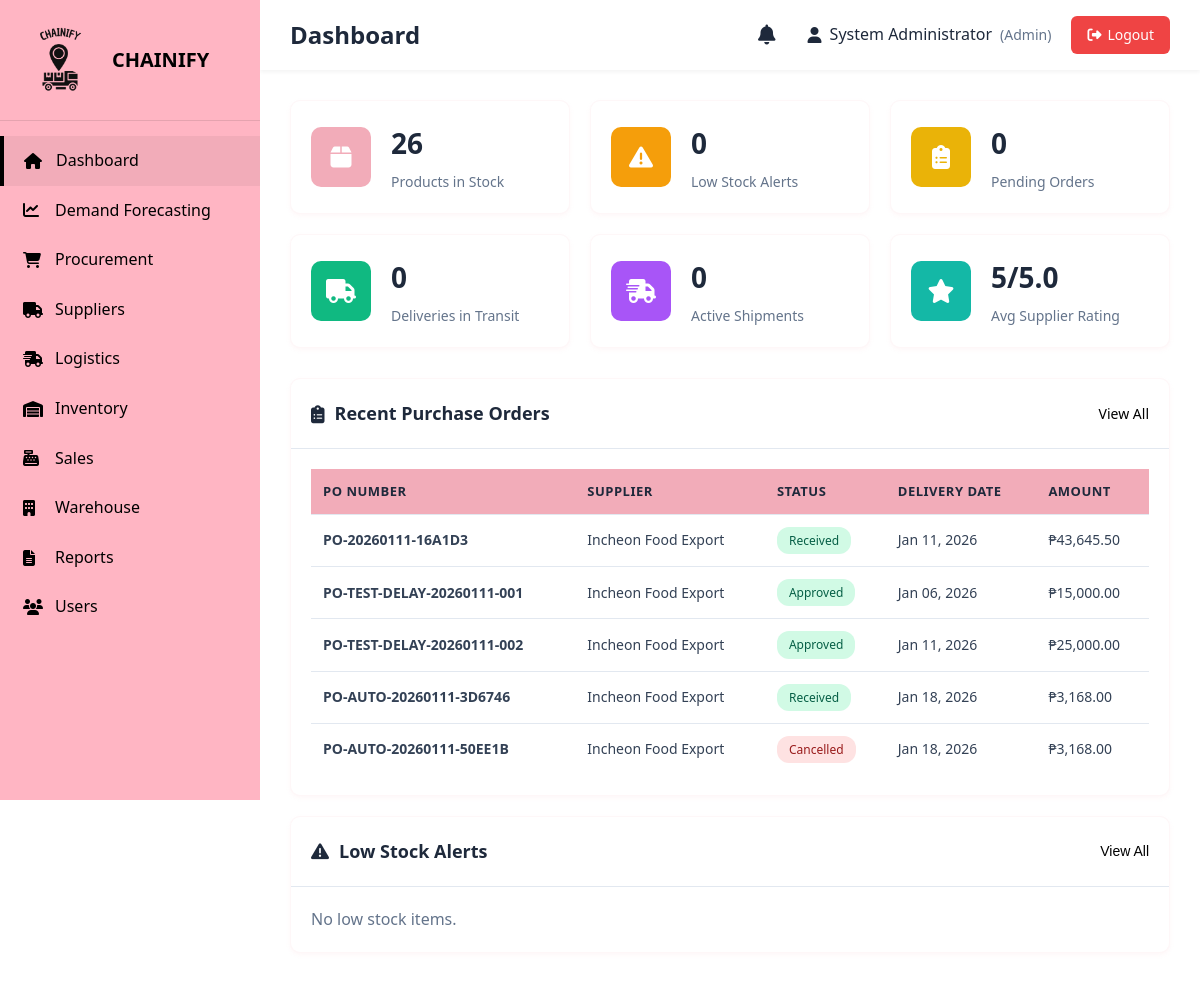
/dashboard.php (signed in), run on the app's committed database.
### tables this page shows
CREATE TABLE `purchase_orders` (
  `id` int(11) NOT NULL,
  `po_number` varchar(50) NOT NULL,
  `supplier_id` int(11) NOT NULL,
  `created_by` int(11) NOT NULL,
  `order_date` date NOT NULL,
  `delivery_date` date DEFAULT NULL,
  `status` enum('pending','approved','scheduled','in_transit','received','cancelled') DEFAULT 'pending',
  `admin_approved` tinyint(1) DEFAULT 0,
  `admin_approved_by` int(11) DEFAULT NULL,
  `admin_approved_at` timestamp NULL DEFAULT NULL,
  `supplier_approved` tinyint(1) DEFAULT 0,
  `supplier_approved_by` int(11) DEFAULT NULL,
  `supplier_approved_at` timestamp NULL DEFAULT NULL,
  `total_amount` decimal(10,2) DEFAULT 0.00,
  `notes` text DEFAULT NULL,
  `created_at` timestamp NOT NULL DEFAULT current_timestamp(),
  `updated_at` timestamp NOT NULL DEFAULT current_timestamp() ON UPDATE current_timestamp(),
  `delay_status` enum('none','requested','approved','rejected') DEFAULT 'none' COMMENT 'Status of delay request: none, requested by supplier, approved, or rejected by procurement',
  `delay_requested_date` date DEFAULT NULL COMMENT 'New delivery date requested by supplier',
  `delay_notes` text DEFAULT NULL COMMENT 'Notes from supplier explaining the delay',
  `delay_response_notes` text DEFAULT NULL COMMENT 'Notes from procurement staff when responding to delay request',
  `delay_requested_at` timestamp NULL DEFAULT NULL COMMENT 'When supplier requested the delay',
  `delay_responded_at` timestamp NULL DEFAULT NULL COMMENT 'When procurement responded to delay request',
  `delay_responded_by` int(11) DEFAULT NULL COMMENT 'User ID of procurement staff who responded'
);

CREATE TABLE `suppliers` (
  `id` int(11) NOT NULL,
  `user_id` int(11) DEFAULT NULL,
  `company_name` varchar(100) NOT NULL,
  `contact_person` varchar(100) DEFAULT NULL,
  `email` varchar(100) DEFAULT NULL,
  `phone` varchar(20) DEFAULT NULL,
  `address` text DEFAULT NULL,
  `products_supplied` text DEFAULT NULL,
  `performance_rating` decimal(3,2) DEFAULT 0.00,
  `status` enum('active','inactive') DEFAULT 'active',
  `created_at` timestamp NOT NULL DEFAULT current_timestamp(),
  `updated_at` timestamp NOT NULL DEFAULT current_timestamp() ON UPDATE current_timestamp()
);

### config/config.php (called while the page is built, shortened)
<?php
function isLoggedIn() {
    return isset($_SESSION['user_id']);
}
function hasRole($role) {
    return isset($_SESSION['role']) && $_SESSION['role'] === $role;
}
function isAdmin() {
    return hasRole('admin');
}
function canAccessModule($module) {
    $role = $_SESSION['role'];
    if ($role === 'admin') return true;
    $moduleAccess = [
        'dashboard' => ['admin', 'procurement_staff', 'warehouse_officer', 'logistics_manager', 'supplier'],
        'demand_forecasting' => ['admin', 'procurement_staff'],
        'procurement' => ['admin', 'procurement_staff', 'warehouse_officer', 'logistics_manager'],
        'suppliers' => ['admin', 'procurement_staff'],
        'supplier_portal' => ['supplier'],
        'logistics' => ['admin', 'warehouse_officer', 'logistics_manager', 'procurement_staff'],
        'inventory' => ['admin', 'procurement_staff', 'warehouse_officer', 'logistics_manager'],
        'sales' => ['admin', 'procurement_staff', 'warehouse_officer', 'logistics_manager'],
        'warehouse' => ['admin', 'warehouse_officer', 'logistics_manager'],
        'reports' => ['admin', 'procurement_staff', 'warehouse_officer', 'logistics_manager'],
        'users' => ['admin']
    ];
    return isset($moduleAccess[$module]) && in_array($role, $moduleAccess[$module]);
}
function canCreate($module) {
    $role = $_SESSION['role'];
    if ($role === 'admin') return true;
    $createPermissions = [
        'procurement' => ['admin', 'procurement_staff'],
        'suppliers' => ['admin', 'procurement_staff'],
        'logistics' => ['admin', 'logistics_manager'],
        'inventory' => ['admin', 'warehouse_officer'],
        'warehouse' => ['admin', 'warehouse_officer'],
        'demand_forecasting' => ['admin']
    ];
    return isset($createPermissions[$module]) && in_array($role, $createPermissions[$module]);
}
function canManageUsers() {
    return isAdmin();
}
function formatCurrency($amount) {
    return '₱' . number_format($amount, 2);
}
function formatDate($date) {
    return date('M d, Y', strtotime($date));
}
?>

### dashboard.php (the view, shortened to what this page needs)
<?php
require_once 'config/config.php';
$conn = getDBConnection();
$stats = [];
$result = $conn->query("SELECT COUNT(DISTINCT product_id) as total FROM inventory WHERE quantity > 0");
$stats['total_products'] = $result->fetch_assoc()['total'];
$result = $conn->query("
    SELECT COUNT(*) as total FROM inventory i
    JOIN products p ON i.product_id = p.id
    WHERE i.quantity <= p.min_stock_level
");
$stats['low_stock'] = $result->fetch_assoc()['total'];
$result = $conn->query("SELECT COUNT(*) as total FROM purchase_orders WHERE status = 'pending'");
$stats['pending_orders'] = $result->fetch_assoc()['total'];
$result = $conn->query("SELECT COUNT(*) as total FROM shipments WHERE status = 'in_transit'");
$stats['in_transit'] = $result->fetch_assoc()['total'];
$result = $conn->query("SELECT COUNT(*) as total FROM shipments WHERE status IN ('scheduled', 'in_transit')");
$stats['active_shipments'] = $result->fetch_assoc()['total'];
$result = $conn->query("SELECT AVG(performance_rating) as avg_rating FROM suppliers WHERE status = 'active'");
$stats['supplier_rating'] = round($result->fetch_assoc()['avg_rating'], 2);
$recent_orders = [];
$result = $conn->query("
    SELECT po.*, s.company_name as supplier_name, u.full_name as created_by_name
    FROM purchase_orders po
    JOIN suppliers s ON po.supplier_id = s.id
    JOIN users u ON po.created_by = u.id
    ORDER BY po.created_at DESC
    LIMIT 5
");
while ($row = $result->fetch_assoc()) {
    $recent_orders[] = $row;
}
$low_stock_items = [];
$pageTitle = 'Dashboard';
include 'includes/header.php';
?>
<div class="dashboard">
    <div class="stats-grid">
        <div class="stat-card">
            <div class="stat-icon blue">
                <i class="fas fa-box"></i>
            </div>
            <div class="stat-info">
                <h3><?php echo $stats['total_products']; ?></h3>
                <p>Products in Stock</p>
            </div>
        </div>
        <div class="stat-card">
            <div class="stat-icon orange">
                <i class="fas fa-exclamation-triangle"></i>
            </div>
            <div class="stat-info">
                <h3><?php echo $stats['low_stock']; ?></h3>
                <p>Low Stock Alerts</p>
            </div>
        </div>
        <div class="stat-card">
            <div class="stat-icon yellow">
                <i class="fas fa-clipboard-list"></i>
            </div>
            <div class="stat-info">
                <h3><?php echo $stats['pending_orders']; ?></h3>
                <p>Pending Orders</p>
            </div>
        </div>
        <div class="stat-card">
            <div class="stat-icon green">
                <i class="fas fa-truck"></i>
            </div>
            <div class="stat-info">
                <h3><?php echo $stats['in_transit']; ?></h3>
                <p>Deliveries in Transit</p>
            </div>
        </div>
        <div class="stat-card">
            <div class="stat-icon purple">
                <i class="fas fa-shipping-fast"></i>
            </div>
            <div class="stat-info">
                <h3><?php echo $stats['active_shipments']; ?></h3>
                <p>Active Shipments</p>
            </div>
        </div>
        <div class="stat-card">
            <div class="stat-icon teal">
                <i class="fas fa-star"></i>
            </div>
            <div class="stat-info">
                <h3><?php echo $stats['supplier_rating']; ?>/5.0</h3>
                <p>Avg Supplier Rating</p>
            </div>
        </div>
    </div>
    <div class="dashboard-grid">
        <div class="dashboard-card">
            <div class="card-header">
                <h3><i class="fas fa-clipboard-list"></i> Recent Purchase Orders</h3>
                <a href="<?php echo BASE_URL; ?>modules/procurement.php" class="btn-link">View All</a>
            </div>
            <div class="card-body">
                <?php if (empty($recent_orders)): ?>
                    <p class="text-muted">No purchase orders found.</p>
                <?php else: ?>
                    <table class="data-table">
                        <thead>
                            <tr>
                                <th>PO Number</th>
                                <th>Supplier</th>
                                <th>Status</th>
                                <th>Delivery Date</th>
                                <th>Amount</th>
                            </tr>
                        </thead>
                        <tbody>
                            <?php foreach ($recent_orders as $order): ?>
                                <tr>
                                    <td><strong><?php echo htmlspecialchars($order['po_number']); ?></strong></td>
                                    <td><?php echo htmlspecialchars($order['supplier_name']); ?></td>
                                    <td><span class="badge badge-<?php echo $order['status']; ?>"><?php echo ucfirst(str_replace('_', ' ', $order['status'])); ?></span></td>
                                    <td><?php echo $order['delivery_date'] ? formatDate($order['delivery_date']) : 'N/A'; ?></td>
                                    <td><?php echo formatCurrency($order['total_amount']); ?></td>
                                </tr>
                            <?php endforeach; ?>
                        </tbody>
                    </table>
                <?php endif; ?>
            </div>
        </div>
        <div class="dashboard-card">
            <div class="card-header">
                <h3><i class="fas fa-exclamation-triangle"></i> Low Stock Alerts</h3>
                <?php if (canCreate('procurement')): ?>
                <button class="btn-link" onclick="viewLowStockItems()" style="background: none; border: none; cursor: pointer; padding: 0;">
                    View All
                </button>
                <?php else: ?>
                <a href="<?php echo BASE_URL; ?>modules/inventory.php" class="btn-link">View All</a>
                <?php endif; ?>
            </div>
            <div class="card-body">
                <?php if (empty($low_stock_items)): ?>
                    <p class="text-muted">No low stock items.</p>
                <?php endif; ?>
            </div>
        </div>
    </div>
</div>
<?php include 'includes/footer.php'; ?>

### includes/header.php (shortened to what this page needs)
<!DOCTYPE html>
<html lang="en">
<head>
    <link rel="stylesheet" href="<?php echo BASE_URL; ?>assets/css/style.css">
    <link rel="stylesheet" href="https://cdnjs.cloudflare.com/ajax/libs/font-awesome/6.4.0/css/all.min.css">
    <link rel="stylesheet" href="https://unpkg.com/leaflet@1.9.4/dist/leaflet.css" />
</head>
<body>
    <?php if (isLoggedIn()): ?>
    <div class="sidebar">
        <div class="sidebar-header">
            <img class="login-card__logo" src="<?php echo BASE_URL; ?>assets/img/logo5.png" alt="Supply Chain Management Logo">
            <h2>CHAINIFY</h2>
        </div>
        <nav class="sidebar-nav">
            <?php if (canAccessModule('dashboard')): ?>
            <a href="<?php echo BASE_URL; ?>dashboard.php" class="nav-item <?php echo basename($_SERVER['PHP_SELF']) == 'dashboard.php' ? 'active' : ''; ?>">
                <i class="fas fa-home"></i> Dashboard
            </a>
            <?php endif; ?>
            <?php if (canAccessModule('demand_forecasting')): ?>
            <a href="<?php echo BASE_URL; ?>modules/demand_forecasting.php" class="nav-item <?php echo strpos($_SERVER['PHP_SELF'], 'demand_forecasting') !== false ? 'active' : ''; ?>">
                <i class="fas fa-chart-line"></i> Demand Forecasting
            </a>
            <?php endif; ?>
            <?php if (canAccessModule('procurement')): ?>
            <a href="<?php echo BASE_URL; ?>modules/procurement.php" class="nav-item <?php echo strpos($_SERVER['PHP_SELF'], 'procurement') !== false ? 'active' : ''; ?>">
                <i class="fas fa-shopping-cart"></i> Procurement
            </a>
            <?php endif; ?>
            <?php if (canAccessModule('suppliers')): ?>
            <a href="<?php echo BASE_URL; ?>modules/suppliers.php" class="nav-item <?php echo strpos($_SERVER['PHP_SELF'], 'suppliers') !== false ? 'active' : ''; ?>">
                <i class="fas fa-truck"></i> Suppliers
            </a>
            <?php endif; ?>
            <?php if (canAccessModule('logistics')): ?>
            <a href="<?php echo BASE_URL; ?>modules/logistics.php" class="nav-item <?php echo strpos($_SERVER['PHP_SELF'], 'logistics') !== false ? 'active' : ''; ?>">
                <i class="fas fa-shipping-fast"></i> Logistics
            </a>
            <?php endif; ?>
            <?php if (canAccessModule('inventory')): ?>
            <a href="<?php echo BASE_URL; ?>modules/inventory.php" class="nav-item <?php echo strpos($_SERVER['PHP_SELF'], 'inventory') !== false ? 'active' : ''; ?>">
                <i class="fas fa-warehouse"></i> Inventory
            </a>
            <?php endif; ?>
            <?php if (canAccessModule('sales')): ?>
            <a href="<?php echo BASE_URL; ?>modules/sales.php" class="nav-item <?php echo strpos($_SERVER['PHP_SELF'], 'sales') !== false ? 'active' : ''; ?>">
                <i class="fas fa-cash-register"></i> Sales
            </a>
            <?php endif; ?>
            <?php if (canAccessModule('warehouse')): ?>
            <a href="<?php echo BASE_URL; ?>modules/warehouse.php" class="nav-item <?php echo strpos($_SERVER['PHP_SELF'], 'warehouse') !== false ? 'active' : ''; ?>">
                <i class="fas fa-building"></i> Warehouse
            </a>
            <?php endif; ?>
            <?php if (canAccessModule('reports')): ?>
            <a href="<?php echo BASE_URL; ?>modules/reports.php" class="nav-item <?php echo strpos($_SERVER['PHP_SELF'], 'reports') !== false ? 'active' : ''; ?>">
                <i class="fas fa-file-alt"></i> Reports
            </a>
            <?php endif; ?>
            <?php if (canManageUsers()): ?>
            <a href="<?php echo BASE_URL; ?>modules/users.php" class="nav-item <?php echo strpos($_SERVER['PHP_SELF'], 'users') !== false ? 'active' : ''; ?>">
                <i class="fas fa-users"></i> Users
            </a>
            <?php endif; ?>
        </nav>
    </div>
    <div class="main-content">
        <header class="top-header">
            <div class="header-left">
                <h1><?php echo isset($pageTitle) ? $pageTitle : 'Dashboard'; ?></h1>
            </div>
            <div class="header-right">
                <div class="user-menu">
                    <?php if (isset($_SESSION['role']) && ($_SESSION['role'] === 'logistics_manager' || $_SESSION['role'] === 'supplier' || $_SESSION['role'] === 'procurement_staff' || $_SESSION['role'] === 'admin')): ?>
                    <button class="notification-btn" onclick="openNotificationModal()" title="Notifications">
                        <i class="fas fa-bell"></i>
                    </button>
                    <?php endif; ?>
                    <span class="user-name">
                        <i class="fas fa-user"></i> <?php echo htmlspecialchars($_SESSION['full_name']); ?>
                        <span class="user-role">(<?php echo ucfirst(str_replace('_', ' ', $_SESSION['role'])); ?>)</span>
                    </span>
                    <a href="<?php echo BASE_URL; ?>logout.php" class="logout-btn">
                        <i class="fas fa-sign-out-alt"></i> Logout
                    </a>
                </div>
            </div>
        </header>
        <main class="content-area">
    <?php endif; ?>

### includes/footer.php (shortened to what this page needs)
    <?php if (isLoggedIn()): ?>
        </main>
    </div>
    <?php endif; ?>
</body>
</html>

### data on the page
purchase_orders: po_number "PO-20260111-16A1D3", supplier.company_name "Incheon Food Export", status "Received", delivery_date "Jan 11, 2026", total_amount "₱43,645.50"
purchase_orders: po_number "PO-TEST-DELAY-20260111-001", supplier.company_name "Incheon Food Export", status "Approved", delivery_date "Jan 06, 2026", total_amount "₱15,000.00"
purchase_orders: po_number "PO-TEST-DELAY-20260111-002", supplier.company_name "Incheon Food Export", status "Approved", delivery_date "Jan 11, 2026", total_amount "₱25,000.00"
purchase_orders: po_number "PO-AUTO-20260111-3D6746", supplier.company_name "Incheon Food Export", status "Received", delivery_date "Jan 18, 2026", total_amount "₱3,168.00"
purchase_orders: po_number "PO-AUTO-20260111-50EE1B", supplier.company_name "Incheon Food Export", status "Cancelled", delivery_date "Jan 18, 2026", total_amount "₱3,168.00"

### other printed values
$pageTitle "Dashboard"
$_SESSION['full_name'] "System Administrator"
str_replace('_', ' ', $_SESSION['role']) "Admin"
$stats['total_products'] "26"
$stats['low_stock'] "0"
$stats['pending_orders'] "0"
$stats['in_transit'] "0"
$stats['active_shipments'] "0"
$stats['supplier_rating'] "5"
